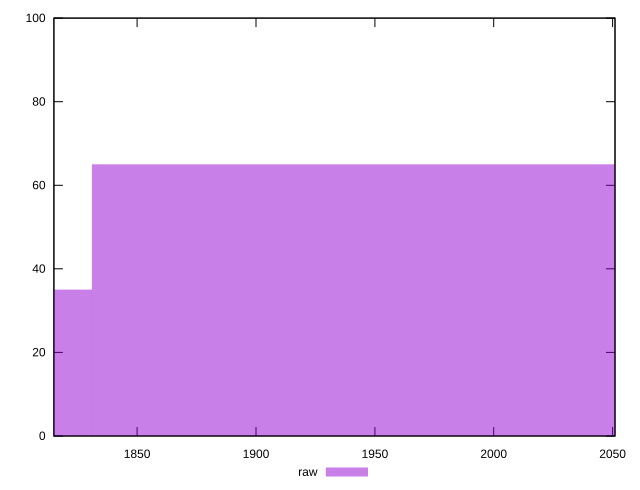

Here is the gnuplot script that generated this plot:
reset

$raw <<EOF
1708.935635008246 35
1953.069297152281 65
EOF

set key outside below
set boxwidth 244.13366214403513
set xrange [1815:2051]
set yrange [0:100]
set trange [0:100]
set style fill transparent solid 0.5 noborder
set terminal svg size 640, 490 enhanced background rgb 'white'
set output "report_00007_2020-12-11T15:55:29.892Z/metrics/samples/pages+cached+noexternal+noimg/raw/histogram.svg"

plot $raw title "raw" with boxes

reset
